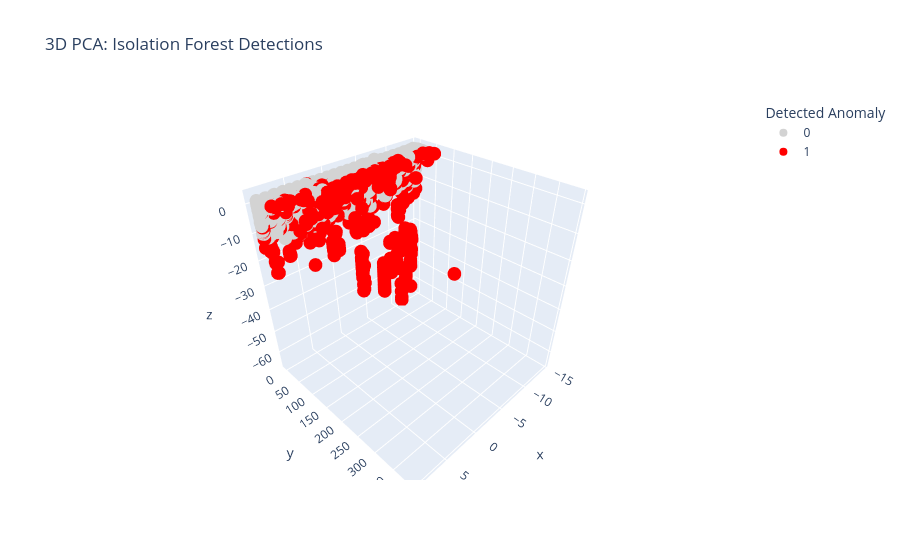

This figure's notebook cell:
### Markdown cell above
## 3D PCA Visualization (Isolation Forest Anomaly Detection)

To better capture complex relationships in the data, PCA is extended to 3 dimensions.

In this interactive plot:
- Each point represents a transaction
- Red points indicate detected anomalies
- Grey points represent normal transactions

### Insights:
- The 3D representation provides a clearer separation of anomalies in certain regions.
- Some anomalies become more distinguishable when additional dimensions are considered.
- Clusters of normal transactions remain dense, while anomalies are scattered.

### Technical Advantage:
Higher-dimensional projections can reveal separations that are not visible in 2D, improving interpretability.

### Business Interpretation:
This visualization demonstrates that fraudulent transactions deviate across multiple feature dimensions, reinforcing the need for multidimensional anomaly detection models.

### Code cell
import plotly.express as px
# 3D PCA
pca_3d = PCA(n_components=3)
X_3d = pca_3d.fit_transform(test_df.drop(['Class', 'iso_pred', 'lof_pred'], axis=1))

fig = px.scatter_3d(x=X_3d[:,0], y=X_3d[:,1], z=X_3d[:,2],
                    color=test_df['iso_pred'].astype(str),
                    title="3D PCA: Isolation Forest Detections",
                    labels={'color': 'Detected Anomaly'},
                    color_discrete_map={'0': 'lightgrey', '1': 'red'})
fig.show()

### Figure 1 — Plotly figure (JSON) as saved in the notebook; plotly's stock layout.template omitted (floating-point values rounded to 4 significant figures; data arrays with more than 128 entries replaced by an {"elided": "..."} marker saying what was removed)
{"data": [{"hovertemplate": "Detected Anomaly=0<br>x=%{x}<br>y=%{y}<br>z=%{z}<extra></extra>", "legendgroup": "0", "marker": {"color": "lightgrey", "symbol": "circle"}, "mode": "markers", "name": "0", "scene": "scene", "showlegend": true, "type": "scatter3d", "x": {"elided": "56781 float values"}, "y": {"elided": "56781 float values"}, "z": {"elided": "56781 float values"}}, {"hovertemplate": "Detected Anomaly=1<br>x=%{x}<br>y=%{y}<br>z=%{z}<extra></extra>", "legendgroup": "1", "marker": {"color": "red", "symbol": "circle"}, "mode": "markers", "name": "1", "scene": "scene", "showlegend": true, "type": "scatter3d", "x": {"elided": "574 float values"}, "y": {"elided": "574 float values"}, "z": {"elided": "574 float values"}}], "layout": {"legend": {"title": {"text": "Detected Anomaly"}, "tracegroupgap": 0}, "scene": {"domain": {"x": [0, 1], "y": [0, 1]}, "xaxis": {"title": {"text": "x"}}, "yaxis": {"title": {"text": "y"}}, "zaxis": {"title": {"text": "z"}}}, "title": {"text": "3D PCA: Isolation Forest Detections"}}}
